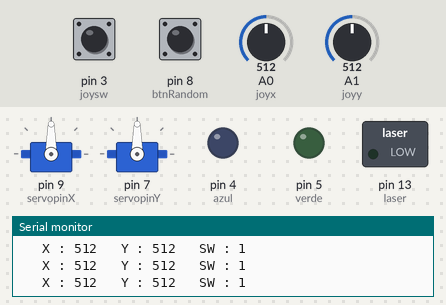
Recording of a sketch running on a simulated Arduino Nano, built with avr-gcc and run on an emulated ATmega328P. On the bench: 2 × servo, switched loads named in the sketch (green lamp = pin HIGH), output pins drawn as LEDs (lit = HIGH), the last lines printed to the serial monitor. Dashed ring = blinking. The test bench sets the inputs (shaded band); at power-on: A0 (joyx) = 512, A1 (joyy) = 512, pin 8 (btnRandom) LOW, pin 3 (joysw) HIGH. Random numbers use the default seed unless the sketch sets one.

Above: at 1.2 s.
1.3 s: A0 (joyx) set to 792
At 1.9 s:
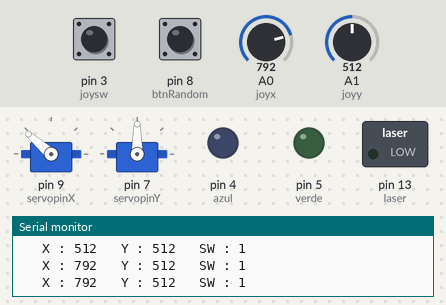
2.8 s: A0 (joyx) set to 806
At 3.2 s:
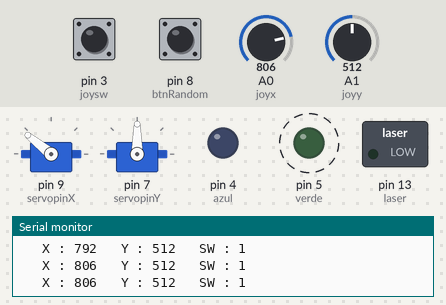
5.8 s: A1 (joyy) set to 390
At 6.3 s:
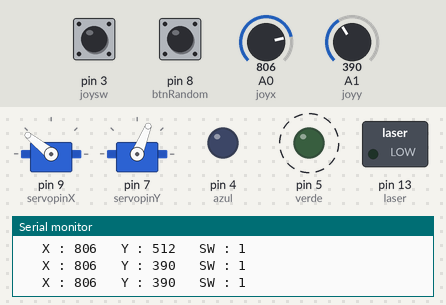
8.8 s: pin 8 (btnRandom) pulled HIGH for 0.15 s
At 10.0 s:
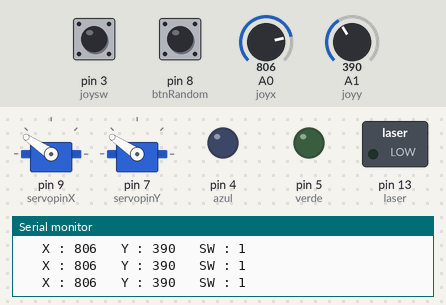
11.9 s: pin 3 (joysw) pulled LOW for 1 s
At 13.36 s:
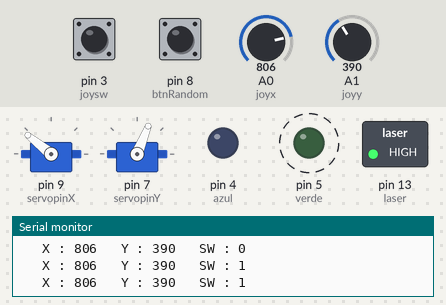
14.9 s: A0 (joyx) set to 790
At 15.5 s:
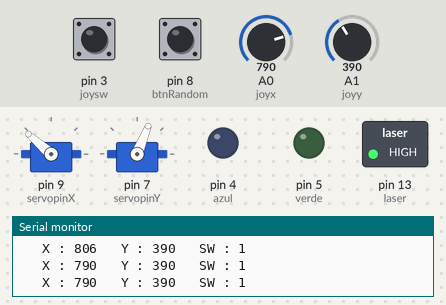
Timing chart, 0 to 17.6 s (numbered marks = the images above; inputs shaded):
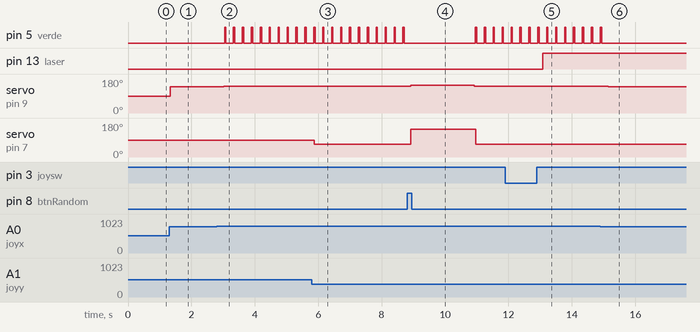

Measured:
- the behaviour switches between 799 and 800 on A0 (joyx) (found by bisection; images 1 and 2)
- after the input at 1.3 s, servo on pin 9 (servopinX): 90° → 139° at once
- after the input at 2.8 s, pin 5 (verde): alternates HIGH for 0.04 s and LOW for 0.24 s, starting after 0.25 s; servo on pin 9 (servopinX): 139° → 141° after 0.22 s
- after the input at 5.8 s, servo on pin 7 (servopinY): 90° → 68° after 0.07 s
- after the input at 8.8 s, servo on pin 9 (servopinX): 141° → 146° after 0.12 s, → 141° 2.0 s later; servo on pin 7 (servopinY): 68° → 146° after 0.12 s, → 68° 2.0 s later
- after the input at 11.9 s, pin 13 (laser): LOW → HIGH after 1.2 s
- after the input at 14.9 s, servo on pin 9 (servopinX): 141° → 139° after 0.25 s

The sketch:

sketch_LASEERRPOINTER.ino
```cpp
/*  21/Febrero/2025  PIXELBITS Studios General Software   9:51 P.M.

codigo creado en vivo para TWITCH de PIXELBITS Studios , en el cual
se da movimiento a diodo laser mediante el uso de servomotores  SG90
y un joystick sencillo de interfaz , se agrega funcion de aleatoriedad al pulsar un bnoton y
funciones separadas de movimientos para X,Y , asi como indicadores lumionicos
con leds del valor de lectura en la resistencia del joystick y funcion de
encender diodo laser con boton del joystick .

MATERIALES :
diodo laser , 2 servomotores SG90
4 resistencias 10k , LED RGB , led ambar
jouystick sencillo , Arduino NANO .


*/
#include <Servo.h>

Servo servoX;
Servo servoY;

int servopinX = 9;
int servopinY = 7;

int joysw = 3;//pin
int joyx = 0;//pin
int joyy = 1;//pin
int joyvalxx;
int joyvalyy;
int joyvalx;
int joyvaly;
int joyswestado = 1;
int joySwread;

int laser = 13;//pin
int laserestado = 0;
int btnRandom = 8 ;//pin
int btnRandomEstado = 1 ;
int btnRandomLectura;
int randomEstado = 0 ;

int azul = 4 ;//pin
int verde = 5 ;//pin
//int rojo = 13 ;//pin
int ledindicador =  6;//pin

void joylectura() {
  int joySwread = digitalRead(joysw);
  int joyreadx = analogRead(joyx);
  int joyready = analogRead(joyy);

  Serial.print("\t X : ");
  Serial.print(joyreadx);
  Serial.print("\t Y : ");
  Serial.print(joyready);
  Serial.print("\t SW : ");
  Serial.println(joySwread);
}

void joyswfunction(){
  int joySwread = digitalRead(joysw);
    delay(100);
    if(joySwread == 1 && joyswestado == 0){
      if(laserestado == 0){
        digitalWrite(laser , 1);
        laserestado = 1 ;
      }
      else{
        digitalWrite(laser, 0);
        laserestado = 0 ;
      }
    }
  joyswestado = joySwread;
}


void joyXmove(){
  joyvalxx = analogRead(joyx);
  joyvalx = map(joyvalxx,0, 1023,0,180);
  servoX.write(joyvalx);
  delay(20);

  if(joyvalxx >= 400 && joyvalxx <= 500){
    digitalWrite(ledindicador, 1);
    delay(10);
  }else{
    digitalWrite(ledindicador, 0);

  }


  if(joyvalxx <= 100){
    digitalWrite(azul, 1);
    delay(10);
  }else{
    digitalWrite(azul, 0);
    delay(10);
  }

  if(joyvalxx >= 800){
    digitalWrite(verde, 1);
    delay(10);
  }else{
    digitalWrite(verde, 0);
    delay(10);
  }

}

void joyYmove(){
  joyvalyy = analogRead(joyy);
  joyvaly = map(joyvalyy,0, 1023,0,180);
  servoY.write(joyvaly);
  delay(20);

  if(joyvalyy >= 400 && joyvalyy <= 500){
    digitalWrite(ledindicador, 1);
    delay(10);
  }else{
    digitalWrite(ledindicador, 0);

  }

  if(joyvalyy <= 100){
    digitalWrite(azul, 1);
    delay(10);
  }else{
    digitalWrite(azul, 0);
    delay(10);
  }

  if(joyvalyy >= 800){
    digitalWrite(verde, 1);
    delay(10);
  }else{
    digitalWrite(verde, 0);
    delay(10);
  }

}

void MovimientoRandom(){
   int anguloRandom = random(0, 180);

    int btnRandomLectura = digitalRead(btnRandom);
    delay(100);
    if(btnRandomLectura == 1 && btnRandomEstado == 0){
        servoX.write(anguloRandom);
        servoY.write(anguloRandom);
        delay(2000);
        randomEstado = 1 ;
      }
    btnRandomEstado = btnRandomLectura;
}

void parpadeoverde(){
  //for(int i = 0; i < 5 ; i++){
    digitalWrite(verde, 1);
    delay(100);
    digitalWrite(verde, 0);
    delay(500);
  //}
}

void setup() {
  Serial.begin(9600);
  servoX.attach(servopinX);  // attaches the servo on pin 9 to the Servo object
  servoY.attach(servopinY);
  pinMode(joysw, INPUT_PULLUP);
  pinMode(laser, OUTPUT);

  //pinMode(rojo , OUTPUT);
  pinMode(verde, OUTPUT);
  pinMode(azul, OUTPUT);

}

void loop() {
joylectura();
joyswfunction();
MovimientoRandom();
joyXmove();
joyYmove();
}
```
